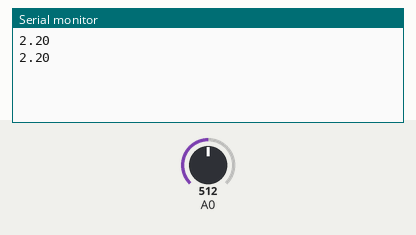
Simulated run of this sketch. Board: Arduino Uno, built with avr-gcc and run on an emulated ATmega328P. Parts: the last lines printed to the serial monitor. The test bench sets the inputs (shaded band); at power-on: A0 = 512.

Above: at 1.2 s.
1.3 s: A0 set to 716
At 2.0 s:
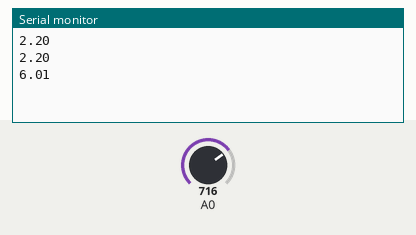
2.8 s: A0 set to 900
At 2.8 s:
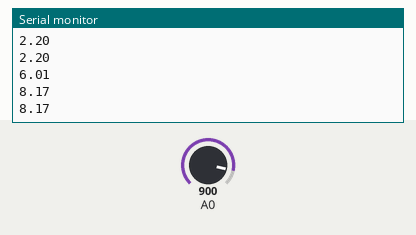
Timing chart, 0 to 5.8 s (numbered marks = the images above; inputs shaded):
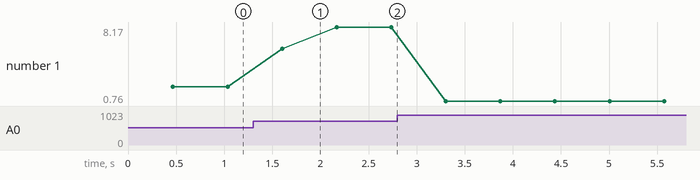

The sketch:

SensorCorrente_ACS712.ino
```cpp
unsigned int x=0, acsValue=0,samples = 0, avgAcs=0;
float acsValueF=0.0;

void setup() {
  Serial.begin(9600);
}

void loop() {
  samples = 0;
  for (int x = 0; x < 150; x++){
    //Leitura do valor do sensor
    acsValue = analogRead(A0);
    //pegando 150 amostra para filtro
    samples = samples + acsValue;
    delay (3);
  }
  //PEGANDO UMA MEDIA
  avgAcs=samples/150.0;
  //FORMULA DE AJUSTE DO VALOR LIDO
  acsValueF = (avgAcs * (5.0 / 1024.0)) * 6;
  Serial.println(acsValueF);
  delay(100);
}
```

Measured:
- after the input at 1.3 s, the serial monitor: prints a new line after 0.30 s (image 1)
- plotted number 1: 2.2 → 8.17 after the input at 1.3 s, 8.17 → 0.76 after the input at 2.8 s
